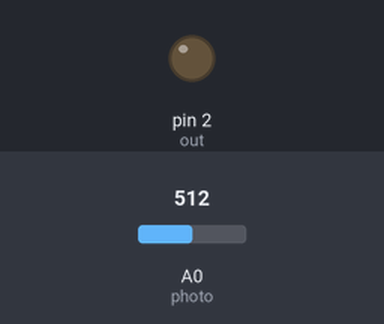
Simulated run of this sketch. Board: Arduino Uno, built with avr-gcc and run on an emulated ATmega328P. Parts: output pins drawn as LEDs (lit = HIGH). The inputs (shaded band) are chosen by the test bench; at power-on: A0 (photo) = 512.

Above: at 1.2 s.
1.3 s: A0 (photo) set to 716
At 1.4 s:
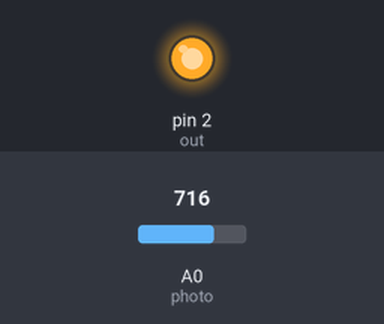
Timing chart, 0 to 4.3 s (numbered marks = the images above; inputs shaded):
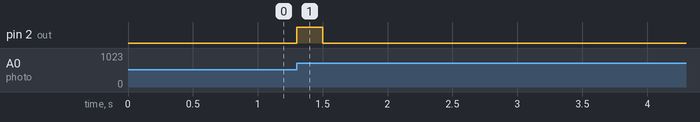

The sketch:

photometer.ino
```cpp
// (licence header left out)
int l;
int photo = A0;
int out = 2;

void setup() {
    Serial.begin(9600);
    pinMode(photo, INPUT);
    pinMode(out, OUTPUT);
    digitalWrite(out, LOW);
}

void loop() {
    l = analogRead(photo);
    //Serial.print(float((5000*l)/1024)); Serial.println(" mV");
    delay(1);
    if((analogRead(photo) - l) > 15) {
        //Serial.println(">> Trigger signal sent");
        digitalWrite(out, HIGH);
        delay(200);
        digitalWrite(out, LOW);
        delay(1000);
    }
}
```

Measured:
- after the input at 1.3 s, pin 2 (out): LOW → HIGH at once, → LOW 0.20 s later
